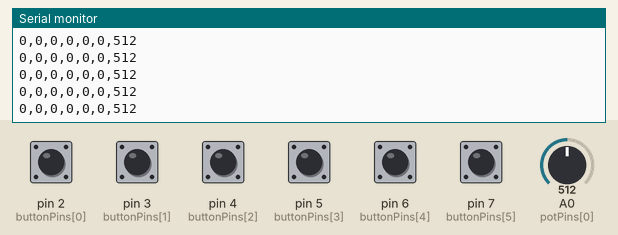
Simulated run of this sketch. Board: Arduino Uno, built with avr-gcc and run on an emulated ATmega328P. Shown: the last lines printed to the serial monitor. The test bench sets the inputs (shaded band); at power-on: pin 2 (buttonPins[0]), pin 3 (buttonPins[1]), pin 4 (buttonPins[2]), pin 5 (buttonPins[3]), pin 6 (buttonPins[4]), pin 7 (buttonPins[5]) HIGH, A0 (potPins[0]) = 512.

Above: at 1.2 s.
1.3 s: A0 (potPins[0]) set to 105
At 2.0 s:
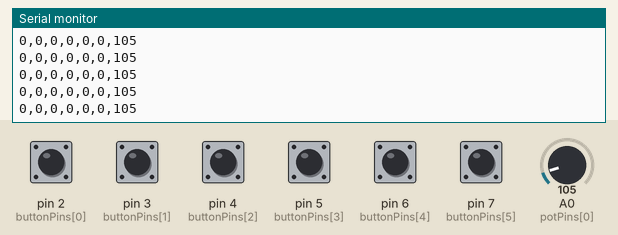
4.3 s: A0 (potPins[0]) set to 93
At 4.9 s:
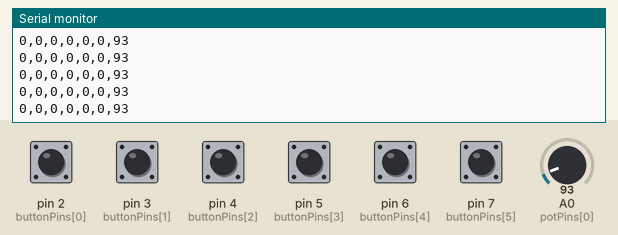

Measured:
- after the input at 1.3 s, the serial monitor: prints a new line after 0.06 s (image 1)
- after the input at 4.3 s, the serial monitor: prints a new line after 0.07 s (image 2)

The sketch:

Arduino.ino
```cpp
// === USER CONFIGURATION SECTION === //
const int buttonPins[] = {2, 3, 4, 5, 6, 7};  // Digital pins for 6 buttons
const int potPins[] = {A0};                   // Only one potentiometer (A0)
// === END USER CONFIGURATION === //

const int numButtons = sizeof(buttonPins) / sizeof(buttonPins[0]);
const int numPots = sizeof(potPins) / sizeof(potPins[0]);

void setup() {
  Serial.begin(9600);

  // Set button pins as INPUT_PULLUP (active low)
  for (int i = 0; i < numButtons; i++) {
    pinMode(buttonPins[i], INPUT_PULLUP);
  }
}

void loop() {
  // --- Read buttons ---
  for (int i = 0; i < numButtons; i++) {
    int pressed = (digitalRead(buttonPins[i]) == LOW) ? 1 : 0; // 1 = pressed
    Serial.print(pressed);
    Serial.print(",");
  }

  // --- Read potentiometer(s) ---
  for (int j = 0; j < numPots; j++) {
    int value = analogRead(potPins[j]); // range 0–1023
    Serial.print(value);
    if (j < numPots - 1) Serial.print(",");
  }

  Serial.println();  // End line for one full update
  delay(10);         // ~100 Hz update rate
}
```
